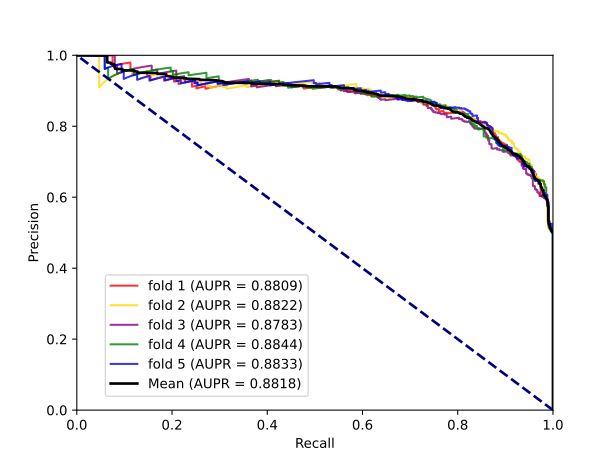

The Python source for this figure:
import numpy as np
import csv
import math

import matplotlib.pyplot as plt
from scipy import interp

from sklearn.metrics import average_precision_score
from sklearn.metrics import precision_recall_curve

def ReadMyCsv(SaveList, fileName):
    csv_reader = csv.reader(open(fileName))
    for row in csv_reader:
        for i in range(len(row)):
            row[i] = float(row[i])
        SaveList.append(row)
    return

def storFile(data, fileName):
    with open(fileName, "w", newline='') as csvfile:
        writer = csv.writer(csvfile)
        writer.writerows(data)
    return

def MyConfusionMatrix(y_real,y_predict):
    from sklearn.metrics import confusion_matrix
    CM = confusion_matrix(y_real, y_predict)
    print(CM)
    CM = CM.tolist()
    TN = CM[0][0]
    FP = CM[0][1]
    FN = CM[1][0]
    TP = CM[1][1]
    print('TN:%d, FP:%d, FN:%d, TP:%d' % (TN, FP, FN, TP))
    Acc = (TN + TP) / (TN + TP + FN + FP)
    Sen = TP / (TP + FN)
    Spec = TN / (TN + FP)
    Prec = TP / (TP + FP)
    MCC = (TP * TN - FP * FN) / math.sqrt((TP + FP) * (TP + FN) * (TN + FP) * (TN + FN))
    print('Acc:', round(Acc, 4))
    print('Sen:', round(Sen, 4))
    print('Spec:', round(Spec, 4))
    print('Prec:', round(Prec, 4))
    print('MCC:', round(MCC, 4))
    Result = []
    Result.append(round(Acc, 4))
    Result.append(round(Sen, 4))
    Result.append(round(Spec, 4))
    Result.append(round(Prec, 4))
    Result.append(round(MCC, 4))
    return Result

def MyAverage(matrix):
    SumAcc = 0
    SumSen = 0
    SumSpec = 0
    SumPrec = 0
    SumMcc = 0
    counter = 0
    while counter < len(matrix):
        SumAcc = SumAcc + matrix[counter][0]
        SumSen = SumSen + matrix[counter][1]
        SumSpec = SumSpec + matrix[counter][2]
        SumPrec = SumPrec + matrix[counter][3]
        SumMcc = SumMcc + matrix[counter][4]
        counter = counter + 1
    print('AverageAcc:',SumAcc / len(matrix))
    print('AverageSen:', SumSen / len(matrix))
    print('AverageSpec:', SumSpec / len(matrix))
    print('AveragePrec:', SumPrec / len(matrix))
    print('AverageMcc:', SumMcc / len(matrix))
    return

def MyStd(result):
    import numpy as np
    NewMatrix = []
    counter = 0
    while counter < len(result[0]):
        row = []
        NewMatrix.append(row)
        counter = counter + 1
    counter = 0
    while counter < len(result):
        counter1 = 0
        while counter1 < len(result[counter]):
            NewMatrix[counter1].append(result[counter][counter1])
            counter1 = counter1 + 1
        counter = counter + 1
    StdList = []
    MeanList = []
    counter = 0
    while counter < len(NewMatrix):
        # std
        arr_std = np.std(NewMatrix[counter], ddof=1)
        StdList.append(arr_std)
        # mean
        arr_mean = np.mean(NewMatrix[counter])
        MeanList.append(arr_mean)
        counter = counter + 1
    result.append(MeanList)
    result.append(StdList)
    # 换算成百分比制
    counter = 0
    while counter < len(result):
        counter1 = 0
        while counter1 < len(result[counter]):
            result[counter][counter1] = round(result[counter][counter1] * 100, 2)
            counter1 = counter1 + 1
        counter = counter + 1
    return result

precisions = []
average_precisions = []
mean_fpr = np.linspace(0, 1, 1000)
i = 0
colorlist = ['red', 'gold', 'purple', 'green', 'blue', 'black']

AllResult = []
Ps = []
Rs = []
RPs = []
mean_R = np.linspace(0, 1, 1000)


counter0 = 0
while counter0 < 5:
    print(i)
    RealAndPrediction = []
    RealAndPredictionProb = []
    RAPName = 'RealAndPredictionA+B' + str(counter0) + '.csv'
    RAPNameProb = 'RealAndPredictionProbA+B' + str(counter0) + '.csv'
    ReadMyCsv(RealAndPrediction, RAPName)
    ReadMyCsv(RealAndPredictionProb, RAPNameProb)
    Real = []
    Prediction = []
    PredictionProb = []
    counter = 0
    while counter < len(RealAndPrediction):
        Real.append(int(RealAndPrediction[counter][0]))
        Prediction.append(RealAndPrediction[counter][1])
        PredictionProb.append(RealAndPredictionProb[counter][1])
        counter = counter + 1

    average_precision = average_precision_score(Real, PredictionProb)
    precision, recall, _ = precision_recall_curve(Real, PredictionProb)

    Ps.append(interp(mean_R, precision, recall))
    RPs.append(average_precision)
    plt.plot(recall, precision, lw=1.5, alpha=0.8, color=colorlist[i],
             label='fold %d (AUPR = %0.4f)' % (i+1, average_precision))

    print('average_precision', average_precision)

    i += 1
    counter0 = counter0 + 1

mean_P = np.mean(Ps, axis=0)
print(mean_P)
mean_RPs = np.mean(RPs, axis=0)
print(mean_RPs)
std_RPs = np.std(RPs)
plt.plot(mean_P, mean_R, color='black',
         label=r'Mean (AUPR = %0.4f)' % (mean_RPs),
         lw=2, alpha=1)

PAndR = []
counter = 0
while counter < len(mean_P):
    pair = []
    pair.append(mean_P[counter])
    pair.append(mean_R[counter])
    PAndR.append(pair)
    counter = counter + 1
storFile(PAndR, 'PAndRA+B.csv')


plt.xlabel('Recall')
plt.ylabel('Precision')
plt.ylim([0.0, 1.0])
plt.xlim([0.0, 1.0])
plt.plot([1, 0], [0, 1], color='navy', lw=2, linestyle='--')
plt.legend(bbox_to_anchor=(0.5, 0.4))

plt.savefig('PR-5fold.svg')
plt.savefig('PR-5fold.tif')
plt.show()























